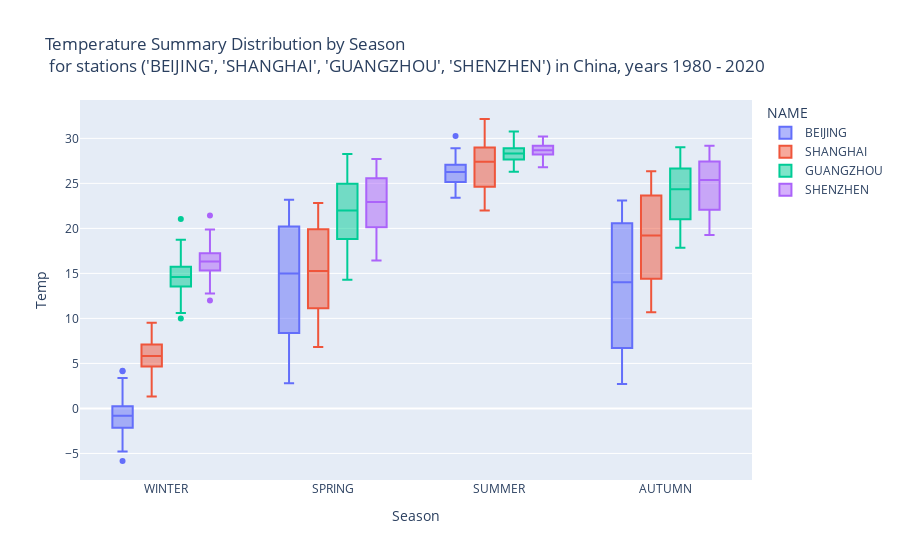

Source (notebook cell):
### Code cell
fig = seaonal_temperature_boxplot("China", 1980, 2020, ('BEIJING', 'SHANGHAI', 'GUANGZHOU', 'SHENZHEN'))
fig.show()

### Figure 1 — Plotly figure (JSON) as saved in the notebook; plotly's stock layout.template omitted (floating-point values rounded to 4 significant figures; data arrays with more than 128 entries replaced by an {"elided": "..."} marker saying what was removed)
{"data": [{"alignmentgroup": "True", "hovertemplate": "NAME=BEIJING<br>Season=%{x}<br>Temp=%{y}<extra></extra>", "legendgroup": "BEIJING", "marker": {"color": "#636efa"}, "name": "BEIJING", "notched": false, "offsetgroup": "BEIJING", "orientation": "v", "showlegend": true, "type": "box", "x": {"elided": "472 str values"}, "x0": " ", "xaxis": "x", "y": {"elided": "472 float values"}, "y0": " ", "yaxis": "y"}, {"alignmentgroup": "True", "hovertemplate": "NAME=SHANGHAI<br>Season=%{x}<br>Temp=%{y}<extra></extra>", "legendgroup": "SHANGHAI", "marker": {"color": "#EF553B"}, "name": "SHANGHAI", "notched": false, "offsetgroup": "SHANGHAI", "orientation": "v", "showlegend": true, "type": "box", "x": {"elided": "492 str values"}, "x0": " ", "xaxis": "x", "y": {"elided": "492 float values"}, "y0": " ", "yaxis": "y"}, {"alignmentgroup": "True", "hovertemplate": "NAME=GUANGZHOU<br>Season=%{x}<br>Temp=%{y}<extra></extra>", "legendgroup": "GUANGZHOU", "marker": {"color": "#00cc96"}, "name": "GUANGZHOU", "notched": false, "offsetgroup": "GUANGZHOU", "orientation": "v", "showlegend": true, "type": "box", "x": {"elided": "478 str values"}, "x0": " ", "xaxis": "x", "y": {"elided": "478 float values"}, "y0": " ", "yaxis": "y"}, {"alignmentgroup": "True", "hovertemplate": "NAME=SHENZHEN<br>Season=%{x}<br>Temp=%{y}<extra></extra>", "legendgroup": "SHENZHEN", "marker": {"color": "#ab63fa"}, "name": "SHENZHEN", "notched": false, "offsetgroup": "SHENZHEN", "orientation": "v", "showlegend": true, "type": "box", "x": {"elided": "406 str values"}, "x0": " ", "xaxis": "x", "y": {"elided": "406 float values"}, "y0": " ", "yaxis": "y"}], "layout": {"boxmode": "group", "legend": {"title": {"text": "NAME"}, "tracegroupgap": 0}, "title": {"text": "Temperature Summary Distribution by Season <br> for stations ('BEIJING', 'SHANGHAI', 'GUANGZHOU', 'SHENZHEN') in China, years 1980 - 2020"}, "xaxis": {"anchor": "y", "domain": [0, 1], "title": {"text": "Season"}}, "yaxis": {"anchor": "x", "domain": [0, 1], "title": {"text": "Temp"}}}}
